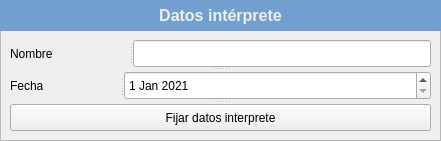
     <widget class="QFrame" name="frame_2">
      <property name="geometry">
       <rect>
        <x>10</x>
        <y>10</y>
        <width>441</width>
        <height>141</height>
       </rect>
      </property>
      <property name="frameShape">
       <enum>QFrame::StyledPanel</enum>
      </property>
      <property name="frameShadow">
       <enum>QFrame::Raised</enum>
      </property>
      <widget class="QLabel" name="label_4">
       <property name="geometry">
        <rect>
         <x>0</x>
         <y>0</y>
         <width>441</width>
         <height>31</height>
        </rect>
       </property>
       <property name="font">
        <font>
         <pointsize>12</pointsize>
         <weight>75</weight>
         <bold>true</bold>
        </font>
       </property>
       <property name="styleSheet">
        <string notr="true">background-color: rgb(114, 159, 207);
color: rgb(238, 238, 236);</string>
       </property>
       <property name="text">
        <string>Datos intérprete</string>
       </property>
       <property name="alignment">
        <set>Qt::AlignCenter</set>
       </property>
      </widget>
      <widget class="QSplitter" name="splitter_6">
       <property name="geometry">
        <rect>
         <x>10</x>
         <y>40</y>
         <width>421</width>
         <height>91</height>
        </rect>
       </property>
       <property name="orientation">
        <enum>Qt::Vertical</enum>
       </property>
       <widget class="QSplitter" name="splitter_4">
        <property name="orientation">
         <enum>Qt::Horizontal</enum>
        </property>
        <widget class="QLabel" name="label_nombre_interprete">
         <property name="text">
          <string>Nombre</string>
         </property>
        </widget>
        <widget class="QLineEdit" name="input_nombre_interprete"/>
       </widget>
       <widget class="QSplitter" name="splitter_5">
        <property name="orientation">
         <enum>Qt::Horizontal</enum>
        </property>
        <widget class="QLabel" name="label_fecha_analisis">
         <property name="text">
          <string>Fecha</string>
         </property>
        </widget>
        <widget class="QDateEdit" name="input_fecha_analisis">
         <property name="dateTime">
          <datetime>
           <hour>0</hour>
           <minute>0</minute>
           <second>0</second>
           <year>2021</year>
           <month>1</month>
           <day>1</day>
          </datetime>
         </property>
        </widget>
       </widget>
       <widget class="QPushButton" name="boton_guardar_interprete">
        <property name="text">
         <string>Fijar datos interprete</string>
        </property>
       </widget>
      </widget>
     </widget>
